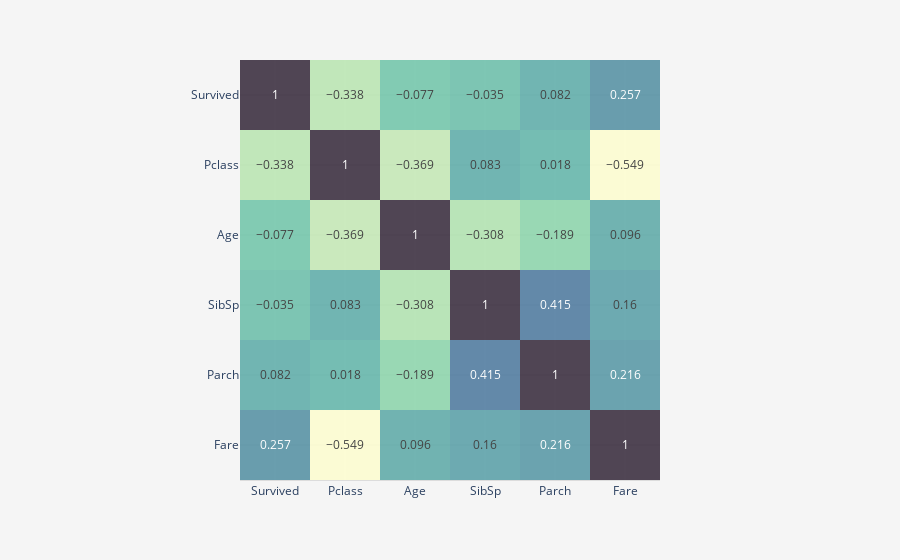

Write notebook code for a chart like this one.
### Code cell
data_corr = data_cleared
data_corr = DataFrameExtended(data_corr)
data_corr['Survived'] = data_corr.Survived.astype(np.int64)
data_corr['Pclass'] = data_corr.Pclass.astype(np.int64)
data_corr['SibSp'] = data_corr.SibSp.astype(np.int64)
data_corr['Parch'] = data_corr.Parch.astype(np.int64)
data_corr.corr_heatmap()

### Figure 1 — Plotly figure (JSON) as saved in the notebook; plotly's stock layout.template omitted (floating-point values rounded to 4 significant figures)
{"data": [{"coloraxis": "coloraxis", "hovertemplate": "x: %{x}<br>y: %{y}<br>color: %{z}<extra></extra>", "name": "0", "opacity": 0.8, "texttemplate": "%{z}", "type": "heatmap", "x": ["Survived", "Pclass", "Age", "SibSp", "Parch", "Fare"], "xaxis": "x", "y": ["Survived", "Pclass", "Age", "SibSp", "Parch", "Fare"], "yaxis": "y", "z": [[1, -0.338, -0.077, -0.035, 0.082, 0.257], [-0.338, 1, -0.369, 0.083, 0.018, -0.549], [-0.077, -0.369, 1, -0.308, -0.189, 0.096], [-0.035, 0.083, -0.308, 1, 0.415, 0.16], [0.082, 0.018, -0.189, 0.415, 1, 0.216], [0.257, -0.549, 0.096, 0.16, 0.216, 1]]}], "layout": {"coloraxis": {"colorscale": [[0, "rgb(253, 253, 204)"], [0.09091, "rgb(206, 236, 179)"], [0.1818, "rgb(156, 219, 165)"], [0.2727, "rgb(111, 201, 163)"], [0.3636, "rgb(86, 177, 163)"], [0.4545, "rgb(76, 153, 160)"], [0.5455, "rgb(68, 130, 155)"], [0.6364, "rgb(62, 108, 150)"], [0.7273, "rgb(62, 82, 143)"], [0.8182, "rgb(64, 60, 115)"], [0.9091, "rgb(54, 43, 77)"], [1, "rgb(39, 26, 44)"]], "showscale": false}, "margin": {"t": 60}, "paper_bgcolor": "#F5F5F5", "plot_bgcolor": "#F5F5F5", "xaxis": {"anchor": "y", "constrain": "domain", "domain": [0, 1], "linecolor": "#DCDCDC", "scaleanchor": "y"}, "yaxis": {"anchor": "x", "autorange": "reversed", "constrain": "domain", "domain": [0, 1], "gridcolor": "#DCDCDC", "title": {"text": ""}}}}
